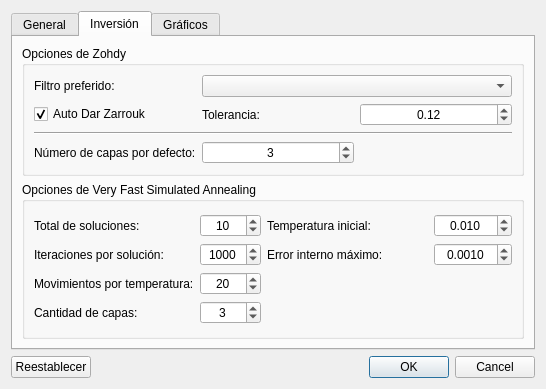
<?xml version="1.0" encoding="UTF-8"?>
<ui version="4.0">
 <class>QVESSettingsDialog</class>
 <widget class="QDialog" name="QVESSettingsDialog">
  <property name="geometry">
   <rect>
    <x>0</x>
    <y>0</y>
    <width>546</width>
    <height>389</height>
   </rect>
  </property>
  <property name="sizePolicy">
   <sizepolicy hsizetype="MinimumExpanding" vsizetype="MinimumExpanding">
    <horstretch>0</horstretch>
    <verstretch>0</verstretch>
   </sizepolicy>
  </property>
  <property name="windowTitle">
   <string>Configuración</string>
  </property>
  <layout class="QGridLayout" name="gridLayout_6">
   <item row="0" column="0">
    <widget class="QTabWidget" name="tabWidget">
     <property name="currentIndex">
      <number>1</number>
     </property>
     <widget class="QWidget" name="generalTab">
      <attribute name="title">
       <string>General</string>
      </attribute>
      <layout class="QFormLayout" name="formLayout">
       <item row="0" column="0">
        <widget class="QLabel" name="languageLabel">
         <property name="text">
          <string>Idioma:</string>
         </property>
        </widget>
       </item>
       <item row="0" column="1">
        <widget class="QComboBox" name="languageComboBox">
         <property name="toolTip">
          <string>&lt;html&gt;&lt;head/&gt;&lt;body&gt;&lt;p&gt;Los cambios en el idioma se verán después de reiniciar QVES.&lt;/p&gt;&lt;/body&gt;&lt;/html&gt;</string>
         </property>
        </widget>
       </item>
       <item row="1" column="0">
        <widget class="QLabel" name="defaultVESNameLabel">
         <property name="text">
          <string>Nombre de nuevo SEV:</string>
         </property>
        </widget>
       </item>
       <item row="1" column="1">
        <widget class="QLineEdit" name="defaultVESNameLineEdit"/>
       </item>
       <item row="2" column="1">
        <widget class="QPushButton" name="clearRecentsPushButton">
         <property name="text">
          <string>Borrar lista de proyectos recientes</string>
         </property>
        </widget>
       </item>
      </layout>
     </widget>
     <widget class="QWidget" name="inversionTab">
      <attribute name="title">
       <string>Inversión</string>
      </attribute>
      <layout class="QGridLayout" name="gridLayout_5">
       <item row="0" column="0">
        <widget class="QGroupBox" name="zohdyGroupBox">
         <property name="title">
          <string>Opciones de Zohdy</string>
         </property>
         <layout class="QGridLayout" name="gridLayout">
          <item row="3" column="0" colspan="3">
           <widget class="Line" name="line">
            <property name="orientation">
             <enum>Qt::Horizontal</enum>
            </property>
           </widget>
          </item>
          <item row="2" column="1">
           <widget class="QLabel" name="thresholdLabel">
            <property name="text">
             <string>Tolerancia:</string>
            </property>
           </widget>
          </item>
          <item row="0" column="1" colspan="2">
           <widget class="QComboBox" name="zohdyFiltersComboBox"/>
          </item>
          <item row="0" column="0">
           <widget class="QLabel" name="preferredFilterLabel">
            <property name="text">
             <string>Filtro preferido:</string>
            </property>
           </widget>
          </item>
          <item row="2" column="0">
           <widget class="QCheckBox" name="autoDarZarroukCheckBox">
            <property name="text">
             <string>Auto Dar Zarrouk</string>
            </property>
            <property name="checked">
             <bool>true</bool>
            </property>
           </widget>
          </item>
          <item row="2" column="2">
           <widget class="QDoubleSpinBox" name="thresholdDoubleSpinBox">
            <property name="toolTip">
             <string>&lt;html&gt;&lt;head/&gt;&lt;body&gt;&lt;p&gt;Sólo las capas contiguas cuya diferencia entre el logaritmo en base 10 de las resistividades sea menor a la tolerancia serán fusionadas.&lt;/p&gt;&lt;/body&gt;&lt;/html&gt;</string>
            </property>
            <property name="alignment">
             <set>Qt::AlignCenter</set>
            </property>
            <property name="minimum">
             <double>0.010000000000000</double>
            </property>
            <property name="maximum">
             <double>0.500000000000000</double>
            </property>
            <property name="singleStep">
             <double>0.010000000000000</double>
            </property>
            <property name="value">
             <double>0.120000000000000</double>
            </property>
           </widget>
          </item>
          <item row="4" column="0">
           <widget class="QLabel" name="defautlNumberOfLayersLabel">
            <property name="text">
             <string>Número de capas por defecto:</string>
            </property>
           </widget>
          </item>
          <item row="4" column="1">
           <widget class="QSpinBox" name="defautlNumberOfLayersSpinBox">
            <property name="alignment">
             <set>Qt::AlignCenter</set>
            </property>
            <property name="minimum">
             <number>2</number>
            </property>
            <property name="value">
             <number>3</number>
            </property>
           </widget>
          </item>
         </layout>
        </widget>
       </item>
       <item row="1" column="0">
        <widget class="QGroupBox" name="vfsaGroupBox">
         <property name="title">
          <string>Opciones de Very Fast Simulated Annealing</string>
         </property>
         <layout class="QFormLayout" name="formLayout_2">
          <item row="0" column="0">
           <layout class="QGridLayout" name="gridLayout_2">
            <item row="1" column="3" colspan="2">
             <widget class="QSpinBox" name="vfsaIterationPerSolutionsSpinBox">
              <property name="alignment">
               <set>Qt::AlignCenter</set>
              </property>
              <property name="minimum">
               <number>100</number>
              </property>
              <property name="maximum">
               <number>10000</number>
              </property>
              <property name="singleStep">
               <number>100</number>
              </property>
              <property name="value">
               <number>1000</number>
              </property>
             </widget>
            </item>
            <item row="3" column="0" colspan="2">
             <widget class="QLabel" name="vfsaNumberOfBedLabel">
              <property name="text">
               <string>Cantidad de capas:</string>
              </property>
             </widget>
            </item>
            <item row="0" column="3" colspan="2">
             <widget class="QSpinBox" name="vfsaSolutionsSpinBox">
              <property name="alignment">
               <set>Qt::AlignCenter</set>
              </property>
              <property name="minimum">
               <number>5</number>
              </property>
              <property name="maximum">
               <number>30</number>
              </property>
              <property name="value">
               <number>10</number>
              </property>
             </widget>
            </item>
            <item row="2" column="3" colspan="2">
             <widget class="QSpinBox" name="vfsaMovesPerTemperatureSpinBox">
              <property name="alignment">
               <set>Qt::AlignCenter</set>
              </property>
              <property name="minimum">
               <number>10</number>
              </property>
              <property name="maximum">
               <number>30</number>
              </property>
              <property name="value">
               <number>20</number>
              </property>
             </widget>
            </item>
            <item row="3" column="3" colspan="2">
             <widget class="QSpinBox" name="vfsaNumberOfBedSpinBox">
              <property name="alignment">
               <set>Qt::AlignCenter</set>
              </property>
              <property name="minimum">
               <number>2</number>
              </property>
              <property name="maximum">
               <number>20</number>
              </property>
              <property name="value">
               <number>3</number>
              </property>
             </widget>
            </item>
            <item row="0" column="0" colspan="2">
             <widget class="QLabel" name="vfsaSolutionsLabel">
              <property name="text">
               <string>Total de soluciones:</string>
              </property>
             </widget>
            </item>
            <item row="2" column="0" colspan="2">
             <widget class="QLabel" name="vfsaMovesPerTemperatureLabel">
              <property name="text">
               <string>Movimientos por temperatura:</string>
              </property>
             </widget>
            </item>
            <item row="1" column="0" colspan="2">
             <widget class="QLabel" name="vfsaIterationPerSolutionslabel">
              <property name="text">
               <string>Iteraciones por solución:</string>
              </property>
             </widget>
            </item>
           </layout>
          </item>
          <item row="0" column="1">
           <layout class="QGridLayout" name="gridLayout_3">
            <item row="1" column="0" colspan="2">
             <widget class="QLabel" name="vfsaMaxErrorlabel">
              <property name="text">
               <string>Error interno máximo:</string>
              </property>
             </widget>
            </item>
            <item row="0" column="2">
             <widget class="QDoubleSpinBox" name="vfsaInitialTemperatureDoubleSpinBox">
              <property name="alignment">
               <set>Qt::AlignCenter</set>
              </property>
              <property name="decimals">
               <number>3</number>
              </property>
              <property name="minimum">
               <double>0.001000000000000</double>
              </property>
              <property name="maximum">
               <double>0.100000000000000</double>
              </property>
              <property name="singleStep">
               <double>0.001000000000000</double>
              </property>
              <property name="value">
               <double>0.010000000000000</double>
              </property>
             </widget>
            </item>
            <item row="0" column="0" colspan="2">
             <widget class="QLabel" name="vfsaInitialTemperatureLabel">
              <property name="text">
               <string>Temperatura inicial:</string>
              </property>
             </widget>
            </item>
            <item row="1" column="2">
             <widget class="QDoubleSpinBox" name="vfsaMaxErrorDoubleSpinBox">
              <property name="alignment">
               <set>Qt::AlignCenter</set>
              </property>
              <property name="decimals">
               <number>4</number>
              </property>
              <property name="minimum">
               <double>0.000100000000000</double>
              </property>
              <property name="maximum">
               <double>0.010000000000000</double>
              </property>
              <property name="singleStep">
               <double>0.001000000000000</double>
              </property>
              <property name="value">
               <double>0.001000000000000</double>
              </property>
             </widget>
            </item>
            <item row="2" column="0">
             <spacer name="verticalSpacer">
              <property name="orientation">
               <enum>Qt::Vertical</enum>
              </property>
              <property name="sizeHint" stdset="0">
               <size>
                <width>20</width>
                <height>40</height>
               </size>
              </property>
             </spacer>
            </item>
           </layout>
          </item>
         </layout>
        </widget>
       </item>
      </layout>
     </widget>
     <widget class="QWidget" name="graphicsTab">
      <attribute name="title">
       <string>Gráficos</string>
      </attribute>
      <layout class="QFormLayout" name="formLayout_4">
       <item row="0" column="0">
        <widget class="QLabel" name="chartThemeLabel">
         <property name="text">
          <string>Tema del gráfico:</string>
         </property>
        </widget>
       </item>
       <item row="0" column="1">
        <widget class="QComboBox" name="chartThemeComboBox"/>
       </item>
       <item row="3" column="0" colspan="2">
        <widget class="QGroupBox" name="seriesPropertiesGroupBox">
         <property name="title">
          <string>Propiedades de las series</string>
         </property>
         <layout class="QFormLayout" name="formLayout_3">
          <item row="0" column="0">
           <widget class="QListWidget" name="seriesListWidget">
            <property name="sizePolicy">
             <sizepolicy hsizetype="Expanding" vsizetype="Expanding">
              <horstretch>0</horstretch>
              <verstretch>0</verstretch>
             </sizepolicy>
            </property>
           </widget>
          </item>
          <item row="0" column="1">
           <layout class="QGridLayout" name="gridLayout_4">
            <item row="0" column="0" colspan="2">
             <widget class="QPushButton" name="colorPushButton">
              <property name="text">
               <string>Seleccione un color...</string>
              </property>
             </widget>
            </item>
            <item row="1" column="0">
             <widget class="QLabel" name="sizeLabel">
              <property name="text">
               <string>Tamaño:</string>
              </property>
             </widget>
            </item>
            <item row="1" column="1">
             <widget class="QDoubleSpinBox" name="sizeDoubleSpinBox">
              <property name="alignment">
               <set>Qt::AlignCenter</set>
              </property>
              <property name="decimals">
               <number>1</number>
              </property>
              <property name="minimum">
               <double>2.000000000000000</double>
              </property>
              <property name="maximum">
               <double>15.000000000000000</double>
              </property>
              <property name="value">
               <double>8.000000000000000</double>
              </property>
             </widget>
            </item>
            <item row="2" column="0">
             <widget class="QLabel" name="pointSymbolTypeLabel">
              <property name="text">
               <string>Símbolo:</string>
              </property>
             </widget>
            </item>
            <item row="2" column="1">
             <widget class="QComboBox" name="pointSymbolTypeComboBox"/>
            </item>
           </layout>
          </item>
         </layout>
        </widget>
       </item>
       <item row="1" column="0">
        <widget class="QLabel" name="chartAnimationLabel">
         <property name="text">
          <string>Animaciones:</string>
         </property>
        </widget>
       </item>
       <item row="1" column="1">
        <widget class="QComboBox" name="chartAnimationComboBox"/>
       </item>
      </layout>
     </widget>
    </widget>
   </item>
   <item row="1" column="0">
    <layout class="QHBoxLayout" name="horizontalLayout">
     <item>
      <widget class="QPushButton" name="resetSettingsPushButton">
       <property name="text">
        <string>Reestablecer</string>
       </property>
      </widget>
     </item>
     <item>
      <widget class="QDialogButtonBox" name="buttonBox">
       <property name="orientation">
        <enum>Qt::Horizontal</enum>
       </property>
       <property name="standardButtons">
        <set>QDialogButtonBox::Cancel|QDialogButtonBox::Ok</set>
       </property>
      </widget>
     </item>
    </layout>
   </item>
  </layout>
 </widget>
 <resources/>
 <connections>
  <connection>
   <sender>buttonBox</sender>
   <signal>accepted()</signal>
   <receiver>QVESSettingsDialog</receiver>
   <slot>accept()</slot>
   <hints>
    <hint type="sourcelabel">
     <x>227</x>
     <y>352</y>
    </hint>
    <hint type="destinationlabel">
     <x>157</x>
     <y>274</y>
    </hint>
   </hints>
  </connection>
  <connection>
   <sender>buttonBox</sender>
   <signal>rejected()</signal>
   <receiver>QVESSettingsDialog</receiver>
   <slot>reject()</slot>
   <hints>
    <hint type="sourcelabel">
     <x>295</x>
     <y>358</y>
    </hint>
    <hint type="destinationlabel">
     <x>286</x>
     <y>274</y>
    </hint>
   </hints>
  </connection>
 </connections>
</ui>
